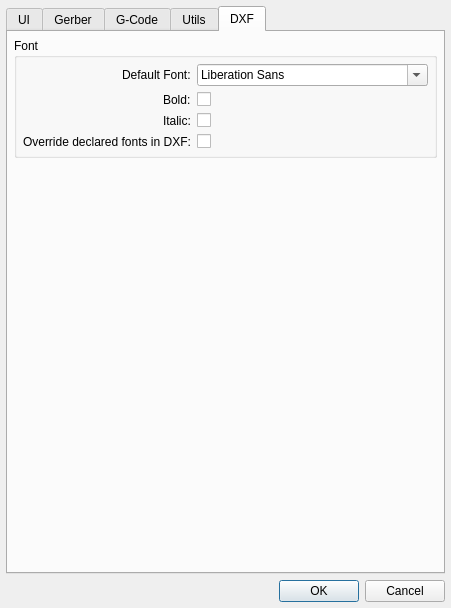
<?xml version="1.0" encoding="UTF-8"?>
<ui version="4.0">
 <class>SettingsDialog</class>
 <widget class="QDialog" name="SettingsDialog">
  <property name="geometry">
   <rect>
    <x>0</x>
    <y>0</y>
    <width>381</width>
    <height>575</height>
   </rect>
  </property>
  <property name="windowTitle">
   <string>Settings[*]</string>
  </property>
  <layout class="QVBoxLayout" name="verticalLayout_3">
   <property name="leftMargin">
    <number>6</number>
   </property>
   <property name="topMargin">
    <number>6</number>
   </property>
   <property name="rightMargin">
    <number>6</number>
   </property>
   <property name="bottomMargin">
    <number>6</number>
   </property>
   <item>
    <widget class="QTabWidget" name="tabWidget">
     <property name="currentIndex">
      <number>4</number>
     </property>
     <widget class="QWidget" name="tabGui">
      <attribute name="title">
       <string>UI</string>
      </attribute>
      <layout class="QVBoxLayout" name="verticalLayout_8">
       <property name="leftMargin">
        <number>6</number>
       </property>
       <property name="topMargin">
        <number>6</number>
       </property>
       <property name="rightMargin">
        <number>6</number>
       </property>
       <property name="bottomMargin">
        <number>6</number>
       </property>
       <item>
        <widget class="QGroupBox" name="groupBox">
         <property name="title">
          <string>UI</string>
         </property>
         <layout class="QGridLayout" name="gridLayout_2">
          <property name="leftMargin">
           <number>6</number>
          </property>
          <property name="topMargin">
           <number>9</number>
          </property>
          <property name="rightMargin">
           <number>6</number>
          </property>
          <property name="bottomMargin">
           <number>6</number>
          </property>
          <item row="0" column="0">
           <widget class="QLabel" name="fontSizeLabel">
            <property name="text">
             <string>Font Size</string>
            </property>
           </widget>
          </item>
          <item row="0" column="1">
           <widget class="QComboBox" name="cbxFontSize">
            <property name="sizePolicy">
             <sizepolicy hsizetype="MinimumExpanding" vsizetype="Fixed">
              <horstretch>0</horstretch>
              <verstretch>0</verstretch>
             </sizepolicy>
            </property>
            <item>
             <property name="text">
              <string>7</string>
             </property>
            </item>
            <item>
             <property name="text">
              <string>8</string>
             </property>
            </item>
            <item>
             <property name="text">
              <string>9</string>
             </property>
            </item>
            <item>
             <property name="text">
              <string>10</string>
             </property>
            </item>
            <item>
             <property name="text">
              <string>11</string>
             </property>
            </item>
            <item>
             <property name="text">
              <string>12</string>
             </property>
            </item>
            <item>
             <property name="text">
              <string>13</string>
             </property>
            </item>
            <item>
             <property name="text">
              <string>14</string>
             </property>
            </item>
           </widget>
          </item>
          <item row="1" column="0">
           <widget class="QLabel" name="label_17">
            <property name="text">
             <string>Language</string>
            </property>
           </widget>
          </item>
          <item row="1" column="1">
           <widget class="QComboBox" name="cbxLanguage"/>
          </item>
         </layout>
        </widget>
       </item>
       <item>
        <widget class="QGroupBox" name="gbViewer">
         <property name="title">
          <string>Viewer</string>
         </property>
         <layout class="QVBoxLayout" name="verticalLayout_2">
          <property name="leftMargin">
           <number>6</number>
          </property>
          <property name="topMargin">
           <number>9</number>
          </property>
          <property name="rightMargin">
           <number>6</number>
          </property>
          <property name="bottomMargin">
           <number>6</number>
          </property>
          <item>
           <widget class="QCheckBox" name="chbxOpenGl">
            <property name="text">
             <string>Open GL</string>
            </property>
           </widget>
          </item>
          <item>
           <widget class="QCheckBox" name="chbxAntialiasing">
            <property name="text">
             <string>Anti aliasing</string>
            </property>
           </widget>
          </item>
          <item>
           <widget class="QCheckBox" name="chbxSmoothScSh">
            <property name="text">
             <string>Smooth scaling / shearing</string>
            </property>
           </widget>
          </item>
          <item>
           <widget class="QCheckBox" name="chbxAnimSelection">
            <property name="text">
             <string>Animated selection for paths</string>
            </property>
           </widget>
          </item>
          <item>
           <widget class="QGroupBox" name="gbxColor">
            <property name="sizePolicy">
             <sizepolicy hsizetype="Preferred" vsizetype="MinimumExpanding">
              <horstretch>0</horstretch>
              <verstretch>0</verstretch>
             </sizepolicy>
            </property>
            <property name="title">
             <string>Colors</string>
            </property>
            <layout class="QFormLayout" name="formLayout">
             <property name="labelAlignment">
              <set>Qt::AlignRight|Qt::AlignTrailing|Qt::AlignVCenter</set>
             </property>
             <property name="leftMargin">
              <number>6</number>
             </property>
             <property name="topMargin">
              <number>9</number>
             </property>
             <property name="rightMargin">
              <number>6</number>
             </property>
             <property name="bottomMargin">
              <number>6</number>
             </property>
            </layout>
           </widget>
          </item>
         </layout>
        </widget>
       </item>
      </layout>
     </widget>
     <widget class="QWidget" name="tabGerber">
      <attribute name="title">
       <string>Gerber</string>
      </attribute>
      <layout class="QVBoxLayout" name="verticalLayout" stretch="0,0,0">
       <property name="leftMargin">
        <number>6</number>
       </property>
       <property name="topMargin">
        <number>6</number>
       </property>
       <property name="rightMargin">
        <number>6</number>
       </property>
       <property name="bottomMargin">
        <number>6</number>
       </property>
       <item>
        <widget class="QGroupBox" name="groupBox_4">
         <property name="title">
          <string>Gerber / G-Code</string>
         </property>
         <layout class="QFormLayout" name="formLayout_3">
          <property name="labelAlignment">
           <set>Qt::AlignRight|Qt::AlignTrailing|Qt::AlignVCenter</set>
          </property>
          <property name="leftMargin">
           <number>6</number>
          </property>
          <property name="topMargin">
           <number>9</number>
          </property>
          <property name="rightMargin">
           <number>6</number>
          </property>
          <property name="bottomMargin">
           <number>6</number>
          </property>
          <item row="0" column="0">
           <widget class="QLabel" name="minimumCircleSegmentsLabel">
            <property name="text">
             <string>Minimum points of circle aproximation:</string>
            </property>
           </widget>
          </item>
          <item row="0" column="1">
           <widget class="QSpinBox" name="sbxMinCircleSegments">
            <property name="minimum">
             <number>12</number>
            </property>
            <property name="maximum">
             <number>360</number>
            </property>
           </widget>
          </item>
          <item row="1" column="0">
           <widget class="QLabel" name="minimumCircleSegmentLengthLabel">
            <property name="text">
             <string>The minimum length of circle aproximation:</string>
            </property>
           </widget>
          </item>
          <item row="1" column="1">
           <widget class="DoubleSpinBox" name="dsbxMinCircleSegmentLength">
            <property name="suffix">
             <string> mm</string>
            </property>
            <property name="decimals">
             <number>2</number>
            </property>
            <property name="minimum">
             <double>0.010000000000000</double>
            </property>
            <property name="maximum">
             <double>10.000000000000000</double>
            </property>
            <property name="singleStep">
             <double>0.010000000000000</double>
            </property>
            <property name="value">
             <double>0.500000000000000</double>
            </property>
           </widget>
          </item>
         </layout>
        </widget>
       </item>
       <item>
        <widget class="QGroupBox" name="groupBox_2">
         <property name="title">
          <string>Gerber</string>
         </property>
         <layout class="QVBoxLayout" name="verticalLayout_4">
          <property name="leftMargin">
           <number>6</number>
          </property>
          <property name="topMargin">
           <number>9</number>
          </property>
          <property name="rightMargin">
           <number>6</number>
          </property>
          <property name="bottomMargin">
           <number>6</number>
          </property>
          <item>
           <widget class="QCheckBox" name="chbxCleanPolygons">
            <property name="text">
             <string>Cleaning Polygons</string>
            </property>
           </widget>
          </item>
          <item>
           <widget class="QCheckBox" name="chbxSkipDuplicates">
            <property name="text">
             <string>Skip duplicates</string>
            </property>
           </widget>
          </item>
          <item>
           <widget class="QCheckBox" name="chbxSimplifyRegions">
            <property name="text">
             <string>Simplify Regions</string>
            </property>
           </widget>
          </item>
         </layout>
        </widget>
       </item>
       <item>
        <spacer name="verticalSpacer">
         <property name="orientation">
          <enum>Qt::Vertical</enum>
         </property>
         <property name="sizeHint" stdset="0">
          <size>
           <width>20</width>
           <height>40</height>
          </size>
         </property>
        </spacer>
       </item>
      </layout>
     </widget>
     <widget class="QWidget" name="tabGCode">
      <attribute name="title">
       <string>G-Code</string>
      </attribute>
      <layout class="QVBoxLayout" name="verticalLayout_7">
       <property name="leftMargin">
        <number>6</number>
       </property>
       <property name="topMargin">
        <number>6</number>
       </property>
       <property name="rightMargin">
        <number>6</number>
       </property>
       <property name="bottomMargin">
        <number>6</number>
       </property>
       <item>
        <widget class="QCheckBox" name="chbxSameGFolder">
         <property name="text">
          <string>Save the G-Code to the project folder.</string>
         </property>
        </widget>
       </item>
       <item>
        <widget class="QCheckBox" name="chbxInfo">
         <property name="text">
          <string>Add a comment with the parameters G-Сode</string>
         </property>
        </widget>
       </item>
       <item>
        <widget class="QLabel" name="label_14">
         <property name="text">
          <string>File Extension:</string>
         </property>
        </widget>
       </item>
       <item>
        <widget class="QLineEdit" name="leFileExtension"/>
       </item>
       <item>
        <widget class="QTabWidget" name="tabWidget_2">
         <property name="currentIndex">
          <number>0</number>
         </property>
         <widget class="QWidget" name="tabMilling">
          <attribute name="title">
           <string>Milling</string>
          </attribute>
          <layout class="QVBoxLayout" name="verticalLayout_5">
           <property name="leftMargin">
            <number>6</number>
           </property>
           <property name="topMargin">
            <number>6</number>
           </property>
           <property name="rightMargin">
            <number>6</number>
           </property>
           <property name="bottomMargin">
            <number>6</number>
           </property>
           <item>
            <widget class="QLabel" name="label">
             <property name="text">
              <string>Start with:</string>
             </property>
            </widget>
           </item>
           <item>
            <widget class="QPlainTextEdit" name="pteStart"/>
           </item>
           <item>
            <widget class="QLabel" name="label_2">
             <property name="text">
              <string>Finish with:</string>
             </property>
            </widget>
           </item>
           <item>
            <widget class="QPlainTextEdit" name="pteEnd"/>
           </item>
          </layout>
         </widget>
         <widget class="QWidget" name="tabLaser">
          <attribute name="title">
           <string>Laser</string>
          </attribute>
          <layout class="QVBoxLayout" name="verticalLayout_6">
           <property name="leftMargin">
            <number>6</number>
           </property>
           <property name="topMargin">
            <number>6</number>
           </property>
           <property name="rightMargin">
            <number>6</number>
           </property>
           <property name="bottomMargin">
            <number>6</number>
           </property>
           <item>
            <widget class="QLabel" name="label_15">
             <property name="text">
              <string>Start with:</string>
             </property>
            </widget>
           </item>
           <item>
            <widget class="QPlainTextEdit" name="pteLaserStart"/>
           </item>
           <item>
            <widget class="QLabel" name="label_16">
             <property name="text">
              <string>Finish with:</string>
             </property>
            </widget>
           </item>
           <item>
            <widget class="QPlainTextEdit" name="pteLaserEnd"/>
           </item>
          </layout>
         </widget>
        </widget>
       </item>
       <item>
        <widget class="QLabel" name="label_3">
         <property name="text">
          <string>The format of the line with the coordinates:</string>
         </property>
        </widget>
       </item>
       <item>
        <widget class="QLineEdit" name="leFormat">
         <property name="toolTip">
          <string>&lt;html&gt;&lt;head/&gt;&lt;body&gt;&lt;p&gt;Default &lt;span style=&quot; font-weight:600;&quot;&gt;G?X?Y?Z?F?S?&lt;/span&gt;&lt;/p&gt;&lt;p&gt;&lt;span style=&quot; font-weight:600;&quot;&gt;?&lt;/span&gt; - only if the value has changed.&lt;/p&gt;&lt;p&gt;&lt;span style=&quot; font-weight:600;&quot;&gt;+&lt;/span&gt; - always.&lt;/p&gt;&lt;p&gt;If one of the commands &lt;span style=&quot; font-weight:600;&quot;&gt;G, X, Y, Z, F&lt;/span&gt; and&lt;span style=&quot; font-weight:600;&quot;&gt; S&lt;/span&gt; is missing, it will not be inserted into the G-code.&lt;/p&gt;&lt;p&gt;If there is a space between the teams, then it will also be inserted into the G-code.&lt;/p&gt;&lt;p&gt;&lt;br/&gt;&lt;/p&gt;&lt;/body&gt;&lt;/html&gt;</string>
         </property>
        </widget>
       </item>
       <item>
        <widget class="QGroupBox" name="groupBox_6">
         <property name="title">
          <string>Spindle / Laser Control Code</string>
         </property>
         <layout class="QFormLayout" name="formLayout_2">
          <property name="labelAlignment">
           <set>Qt::AlignRight|Qt::AlignTrailing|Qt::AlignVCenter</set>
          </property>
          <property name="leftMargin">
           <number>6</number>
          </property>
          <property name="topMargin">
           <number>9</number>
          </property>
          <property name="rightMargin">
           <number>6</number>
          </property>
          <property name="bottomMargin">
           <number>6</number>
          </property>
          <item row="0" column="0">
           <widget class="QLabel" name="label_10">
            <property name="text">
             <string>Spindle On:</string>
            </property>
            <property name="alignment">
             <set>Qt::AlignRight|Qt::AlignTrailing|Qt::AlignVCenter</set>
            </property>
           </widget>
          </item>
          <item row="0" column="1">
           <widget class="QLineEdit" name="leSpindleCC"/>
          </item>
          <item row="1" column="0">
           <widget class="QLabel" name="label_11">
            <property name="text">
             <string>Constant Laser Power Mode On:</string>
            </property>
            <property name="alignment">
             <set>Qt::AlignRight|Qt::AlignTrailing|Qt::AlignVCenter</set>
            </property>
           </widget>
          </item>
          <item row="1" column="1">
           <widget class="QLineEdit" name="leLaserCPC"/>
          </item>
          <item row="2" column="0">
           <widget class="QLabel" name="label_12">
            <property name="text">
             <string>Dynamic Laser Power Mode On:</string>
            </property>
            <property name="alignment">
             <set>Qt::AlignRight|Qt::AlignTrailing|Qt::AlignVCenter</set>
            </property>
           </widget>
          </item>
          <item row="2" column="1">
           <widget class="QLineEdit" name="leLaserDPC"/>
          </item>
          <item row="3" column="0">
           <widget class="QLabel" name="label_13">
            <property name="text">
             <string>Spindle/Laser Off:</string>
            </property>
           </widget>
          </item>
          <item row="3" column="1">
           <widget class="QLineEdit" name="leSpindleLaserOff"/>
          </item>
         </layout>
        </widget>
       </item>
      </layout>
     </widget>
     <widget class="QWidget" name="tabUtils">
      <attribute name="title">
       <string>Utils</string>
      </attribute>
      <layout class="QVBoxLayout" name="verticalLayout_10">
       <property name="leftMargin">
        <number>6</number>
       </property>
       <property name="topMargin">
        <number>6</number>
       </property>
       <property name="rightMargin">
        <number>6</number>
       </property>
       <property name="bottomMargin">
        <number>6</number>
       </property>
       <item>
        <widget class="QGroupBox" name="groupBox_5">
         <property name="title">
          <string>Auto-placement for pins and markers</string>
         </property>
         <layout class="QGridLayout" name="gridLayout_3">
          <property name="leftMargin">
           <number>6</number>
          </property>
          <property name="topMargin">
           <number>9</number>
          </property>
          <property name="rightMargin">
           <number>6</number>
          </property>
          <property name="bottomMargin">
           <number>6</number>
          </property>
          <item row="0" column="1">
           <widget class="QLabel" name="label_6">
            <property name="text">
             <string>X offset</string>
            </property>
            <property name="alignment">
             <set>Qt::AlignBottom|Qt::AlignHCenter</set>
            </property>
           </widget>
          </item>
          <item row="0" column="2">
           <widget class="QLabel" name="label_8">
            <property name="text">
             <string>Y offset</string>
            </property>
            <property name="alignment">
             <set>Qt::AlignBottom|Qt::AlignHCenter</set>
            </property>
           </widget>
          </item>
          <item row="0" column="3">
           <widget class="QLabel" name="label_9">
            <property name="text">
             <string>Place</string>
            </property>
            <property name="alignment">
             <set>Qt::AlignBottom|Qt::AlignHCenter</set>
            </property>
           </widget>
          </item>
          <item row="1" column="0">
           <widget class="QLabel" name="label_7">
            <property name="text">
             <string>Zero:</string>
            </property>
            <property name="alignment">
             <set>Qt::AlignRight|Qt::AlignTrailing|Qt::AlignVCenter</set>
            </property>
           </widget>
          </item>
          <item row="1" column="1">
           <widget class="DoubleSpinBox" name="dsbxZeroX">
            <property name="minimumSize">
             <size>
              <width>100</width>
              <height>0</height>
             </size>
            </property>
            <property name="prefix">
             <string/>
            </property>
            <property name="suffix">
             <string> mm</string>
            </property>
            <property name="decimals">
             <number>3</number>
            </property>
            <property name="minimum">
             <double>-1000.000000000000000</double>
            </property>
            <property name="maximum">
             <double>1000.000000000000000</double>
            </property>
           </widget>
          </item>
          <item row="1" column="2">
           <widget class="DoubleSpinBox" name="dsbxZeroY">
            <property name="minimumSize">
             <size>
              <width>100</width>
              <height>0</height>
             </size>
            </property>
            <property name="prefix">
             <string/>
            </property>
            <property name="suffix">
             <string> mm</string>
            </property>
            <property name="decimals">
             <number>3</number>
            </property>
            <property name="minimum">
             <double>-1000.000000000000000</double>
            </property>
            <property name="maximum">
             <double>1000.000000000000000</double>
            </property>
           </widget>
          </item>
          <item row="1" column="3">
           <widget class="QComboBox" name="cbxZeroPos">
            <property name="sizePolicy">
             <sizepolicy hsizetype="MinimumExpanding" vsizetype="Fixed">
              <horstretch>0</horstretch>
              <verstretch>0</verstretch>
             </sizepolicy>
            </property>
            <item>
             <property name="text">
              <string>Top Left</string>
             </property>
            </item>
            <item>
             <property name="text">
              <string>Top Right</string>
             </property>
            </item>
            <item>
             <property name="text">
              <string>Bottom Left</string>
             </property>
            </item>
            <item>
             <property name="text">
              <string>Bottom Right</string>
             </property>
            </item>
            <item>
             <property name="text">
              <string>Always Zero</string>
             </property>
            </item>
           </widget>
          </item>
          <item row="2" column="0">
           <widget class="QLabel" name="label_4">
            <property name="text">
             <string>Home:</string>
            </property>
            <property name="alignment">
             <set>Qt::AlignRight|Qt::AlignTrailing|Qt::AlignVCenter</set>
            </property>
           </widget>
          </item>
          <item row="2" column="1">
           <widget class="DoubleSpinBox" name="dsbxHomeX">
            <property name="minimumSize">
             <size>
              <width>100</width>
              <height>0</height>
             </size>
            </property>
            <property name="prefix">
             <string/>
            </property>
            <property name="suffix">
             <string> mm</string>
            </property>
            <property name="decimals">
             <number>3</number>
            </property>
            <property name="minimum">
             <double>-1000.000000000000000</double>
            </property>
            <property name="maximum">
             <double>1000.000000000000000</double>
            </property>
           </widget>
          </item>
          <item row="2" column="2">
           <widget class="DoubleSpinBox" name="dsbxHomeY">
            <property name="minimumSize">
             <size>
              <width>100</width>
              <height>0</height>
             </size>
            </property>
            <property name="prefix">
             <string/>
            </property>
            <property name="suffix">
             <string> mm</string>
            </property>
            <property name="decimals">
             <number>3</number>
            </property>
            <property name="minimum">
             <double>-1000.000000000000000</double>
            </property>
            <property name="maximum">
             <double>1000.000000000000000</double>
            </property>
           </widget>
          </item>
          <item row="2" column="3">
           <widget class="QComboBox" name="cbxHomePos">
            <property name="sizePolicy">
             <sizepolicy hsizetype="MinimumExpanding" vsizetype="Fixed">
              <horstretch>0</horstretch>
              <verstretch>0</verstretch>
             </sizepolicy>
            </property>
            <item>
             <property name="text">
              <string>Top Left</string>
             </property>
            </item>
            <item>
             <property name="text">
              <string>Top Right</string>
             </property>
            </item>
            <item>
             <property name="text">
              <string>Bottom Left</string>
             </property>
            </item>
            <item>
             <property name="text">
              <string>Bottom Right</string>
             </property>
            </item>
            <item>
             <property name="text">
              <string>Always Zero</string>
             </property>
            </item>
           </widget>
          </item>
          <item row="3" column="0">
           <widget class="QLabel" name="label_5">
            <property name="text">
             <string>Pins:</string>
            </property>
            <property name="alignment">
             <set>Qt::AlignRight|Qt::AlignTrailing|Qt::AlignVCenter</set>
            </property>
           </widget>
          </item>
          <item row="3" column="1">
           <widget class="DoubleSpinBox" name="dsbxPinX">
            <property name="prefix">
             <string/>
            </property>
            <property name="suffix">
             <string> mm</string>
            </property>
            <property name="decimals">
             <number>3</number>
            </property>
            <property name="minimum">
             <double>-1000.000000000000000</double>
            </property>
            <property name="maximum">
             <double>1000.000000000000000</double>
            </property>
           </widget>
          </item>
          <item row="3" column="2">
           <widget class="DoubleSpinBox" name="dsbxPinY">
            <property name="prefix">
             <string/>
            </property>
            <property name="suffix">
             <string> mm</string>
            </property>
            <property name="decimals">
             <number>3</number>
            </property>
            <property name="minimum">
             <double>-1000.000000000000000</double>
            </property>
            <property name="maximum">
             <double>1000.000000000000000</double>
            </property>
           </widget>
          </item>
          <item row="0" column="0">
           <widget class="QLabel" name="labelAPIcon">
            <property name="text">
             <string/>
            </property>
           </widget>
          </item>
         </layout>
        </widget>
       </item>
       <item>
        <spacer name="verticalSpacer_2">
         <property name="orientation">
          <enum>Qt::Vertical</enum>
         </property>
         <property name="sizeHint" stdset="0">
          <size>
           <width>20</width>
           <height>40</height>
          </size>
         </property>
        </spacer>
       </item>
      </layout>
     </widget>
     <widget class="QWidget" name="tab">
      <attribute name="title">
       <string>DXF</string>
      </attribute>
      <layout class="QVBoxLayout" name="verticalLayout_9">
       <property name="leftMargin">
        <number>6</number>
       </property>
       <property name="topMargin">
        <number>6</number>
       </property>
       <property name="rightMargin">
        <number>6</number>
       </property>
       <property name="bottomMargin">
        <number>6</number>
       </property>
       <item>
        <widget class="QGroupBox" name="groupBox_3">
         <property name="title">
          <string>Font</string>
         </property>
         <layout class="QFormLayout" name="formLayout_4">
          <property name="labelAlignment">
           <set>Qt::AlignRight|Qt::AlignTrailing|Qt::AlignVCenter</set>
          </property>
          <property name="leftMargin">
           <number>6</number>
          </property>
          <property name="topMargin">
           <number>6</number>
          </property>
          <property name="rightMargin">
           <number>6</number>
          </property>
          <property name="bottomMargin">
           <number>6</number>
          </property>
          <item row="0" column="0">
           <widget class="QLabel" name="label_18">
            <property name="text">
             <string>Default Font:</string>
            </property>
           </widget>
          </item>
          <item row="0" column="1">
           <widget class="QFontComboBox" name="fcbxDxfDefaultFont"/>
          </item>
          <item row="1" column="0">
           <widget class="QLabel" name="label_20">
            <property name="text">
             <string>Bold:</string>
            </property>
           </widget>
          </item>
          <item row="1" column="1">
           <widget class="QCheckBox" name="chbxDxfBoldFont">
            <property name="text">
             <string/>
            </property>
           </widget>
          </item>
          <item row="2" column="0">
           <widget class="QLabel" name="label_21">
            <property name="text">
             <string>Italic:</string>
            </property>
           </widget>
          </item>
          <item row="2" column="1">
           <widget class="QCheckBox" name="chbxDxfItalicFont">
            <property name="text">
             <string/>
            </property>
           </widget>
          </item>
          <item row="3" column="0">
           <widget class="QLabel" name="label_19">
            <property name="text">
             <string>Override declared fonts in DXF:</string>
            </property>
           </widget>
          </item>
          <item row="3" column="1">
           <widget class="QCheckBox" name="chbxDxfOverrideFonts">
            <property name="text">
             <string/>
            </property>
           </widget>
          </item>
         </layout>
        </widget>
       </item>
       <item>
        <spacer name="verticalSpacer_3">
         <property name="orientation">
          <enum>Qt::Vertical</enum>
         </property>
         <property name="sizeHint" stdset="0">
          <size>
           <width>20</width>
           <height>40</height>
          </size>
         </property>
        </spacer>
       </item>
      </layout>
     </widget>
    </widget>
   </item>
   <item>
    <widget class="QDialogButtonBox" name="buttonBox">
     <property name="orientation">
      <enum>Qt::Horizontal</enum>
     </property>
     <property name="standardButtons">
      <set>QDialogButtonBox::Cancel|QDialogButtonBox::Ok</set>
     </property>
    </widget>
   </item>
  </layout>
 </widget>
 <customwidgets>
  <customwidget>
   <class>DoubleSpinBox</class>
   <extends>QDoubleSpinBox</extends>
   <header location="global">doublespinbox.h</header>
  </customwidget>
 </customwidgets>
 <resources/>
 <connections>
  <connection>
   <sender>buttonBox</sender>
   <signal>accepted()</signal>
   <receiver>SettingsDialog</receiver>
   <slot>accept()</slot>
   <hints>
    <hint type="sourcelabel">
     <x>248</x>
     <y>254</y>
    </hint>
    <hint type="destinationlabel">
     <x>157</x>
     <y>274</y>
    </hint>
   </hints>
  </connection>
  <connection>
   <sender>buttonBox</sender>
   <signal>rejected()</signal>
   <receiver>SettingsDialog</receiver>
   <slot>reject()</slot>
   <hints>
    <hint type="sourcelabel">
     <x>316</x>
     <y>260</y>
    </hint>
    <hint type="destinationlabel">
     <x>286</x>
     <y>274</y>
    </hint>
   </hints>
  </connection>
 </connections>
</ui>
